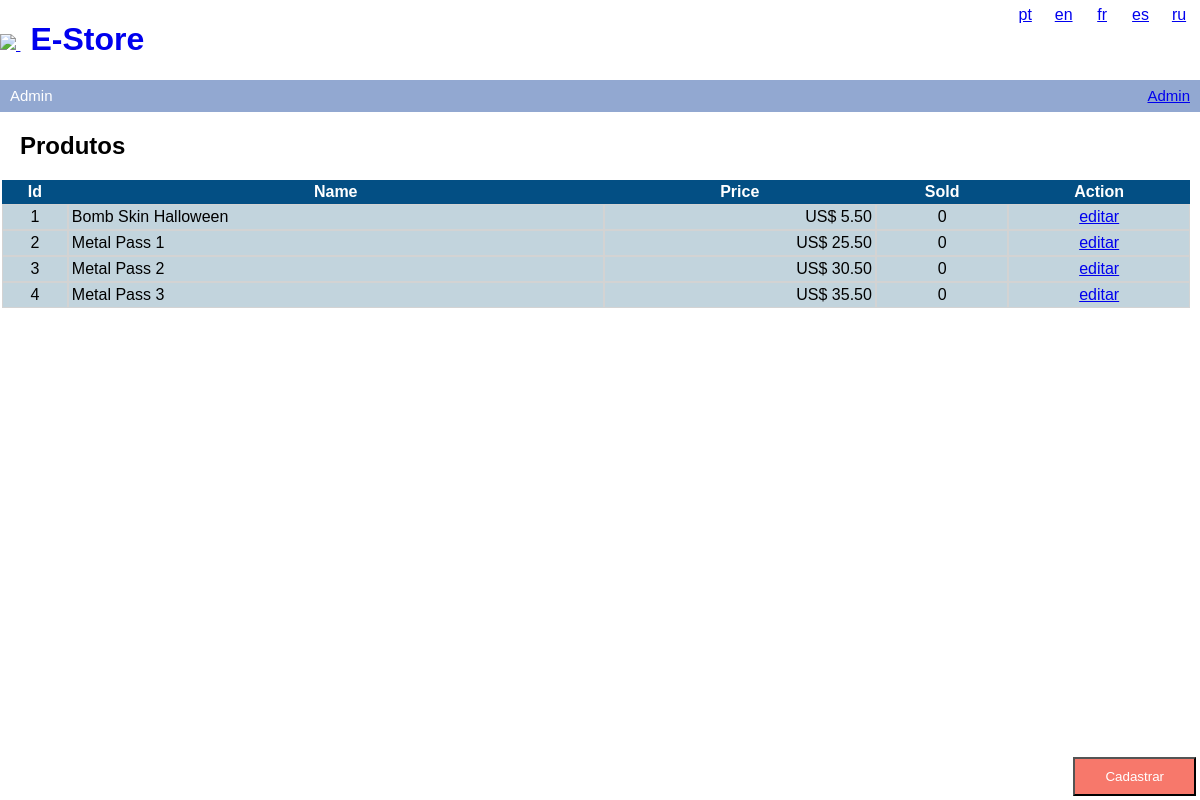
The app's page /admin.php with its own data.
### tables this page shows
CREATE TABLE languages (
	id INT(10) NOT NULL AUTO_INCREMENT,
	code VARCHAR(2) NOT NULL,
	currency VARCHAR(10) NOT NULL,
	decimals VARCHAR(1) NOT NULL,
	thousands VARCHAR(1) NOT NULL,
	PRIMARY KEY (id)
)
COLLATE='utf8_general_ci';

CREATE TABLE products (
	id INT(10) NOT NULL AUTO_INCREMENT,
	name VARCHAR(200) UNIQUE,
	price VARCHAR(200) UNIQUE,
	sale_start DATETIME NULL DEFAULT NULL,
	sale_end DATETIME NULL DEFAULT NULL,
	sale_price VARCHAR(200) DEFAULT NULL,
	PRIMARY KEY (id)
)
COLLATE='utf8_general_ci';

CREATE TABLE tr_varchar (
	id INT(10) NOT NULL AUTO_INCREMENT,
	language_id INT(10) NOT NULL,
	code VARCHAR(200) NOT NULL,
	value VARCHAR(200) NOT NULL,
	PRIMARY KEY (id)
)
COLLATE='utf8_general_ci';

CREATE TABLE tr_float (
	id INT(10) NOT NULL AUTO_INCREMENT,
	language_id INT(10) NOT NULL,
	code VARCHAR(200) NOT NULL,
	value FLOAT NULL NOT NULL,
	PRIMARY KEY (id)
)
COLLATE='utf8_general_ci';

### lib/language.php (called while the page is built, shortened)
<?php
function prefered_language($available_languages, $user_language) {
	$available_languages = array_flip($available_languages);
	$langs = array();
	preg_match_all(
		'~([\w-]+)(?:[^,\d]+([\d.]+))?~',
		strtolower($user_language),
		$matches,
		PREG_SET_ORDER
	);
	foreach ($matches as $match) {
		list($a, $b) = explode('-', $match[1]) + array('', '');
		$value = isset($match[2]) ? (float) $match[2] : 1.0;
		if (isset($available_languages[$match[1]])) {
			$langs[$match[1]] = $value;
			continue;
		}
		if (isset($available_languages[$a])) {
			$langs[$a] = $value - 0.1;
		}
	}
	if ($langs) {
		arsort($langs);
		return key($langs);
	} else {
		return $available_languages[0];
	}
}
$sql = "SELECT * FROM languages";
$result = mysqli_query($conn, $sql);
if (mysqli_num_rows($result) > 0) {
	while ($a = mysqli_fetch_assoc($result)) {
		$languages[$a['code']] = $a;
    }
}
$available_languages = array_keys($languages);
$user_language = $_SESSION['lang'];
$lang = prefered_language($available_languages, strtolower($user_language));

### lib/product.php (called while the page is built, shortened)
<?php
$id = (int) $a['id'];
$sql_name = 'select value from tr_varchar where language_id = ' . $languages[$lang]['id'] . ' and
	code = \'' . $a['name'] . '\' limit 1';
$result_name = mysqli_query($conn, $sql_name);
if (mysqli_num_rows($result_name) > 0) {
    while ($a_name = mysqli_fetch_assoc($result_name)) {
        $name = $a_name['value'];
	}
} else {
	$name = '[not translated]';
}
$price = null;
$sql_price = 'select value from tr_float where language_id = ' . $languages[$lang]['id'] . ' and
	code = \'' . $a['price'] . '\' limit 1';
$result_price = mysqli_query($conn, $sql_price);
if (mysqli_num_rows($result_price) > 0) {
    while ($a_price = mysqli_fetch_assoc($result_price)) {
        $price = $a_price['value'];
	}
}
$price_formatted = $languages[$lang]['currency'] . ' '
	. number_format($price, 2, $languages[$lang]['decimals'], $languages[$lang]['thousands']);
$sold = 0;

### html/admin02.php (the view)
<tr>
	<td style="text-align: center"><?php echo $id; ?></td>
	<td><?php echo $name; ?></td>
	<td style="text-align: right"><?php echo $price_formatted; ?></td>
	<td style="text-align: center"><?php echo $sold; ?></td>
	<td style="text-align: center"><a href="products.php?id=<?php echo $id; ?>">editar</a></td>
</tr>

### html/header.php (shortened to what this page needs)
<?php
include_once(__DIR__ . '/../lib/connection.php');
include_once(__DIR__ . '/../lib/language.php');
?>
<!DOCTYPE html>
<html xmlns="http://www.w3.org/1999/xhtml" lang="pt_BR">
<head>
    <link rel="stylesheet" type="text/css" href="frontend/style.css">
</head>
<body>
    <div id="header">
        <a href="index.php">
            <img src="http://www.hoplon.com/site/img/logo-hoplon.svg"/>
            <h1>E-Store</h1>
        </a>
        <ul id="langs">
            <?php foreach ($languages as $language) { ?>
                <li class="<?php if ($_SESSION['lang'] == $language['code']) { print 'selected'; } ?>">
                    <a href="index.php?lang=<?php echo $language['code']; ?>"><?php echo $language['code']; ?></a>
                </li>
            <?php } ?>
        </ul>
    </div>
    <div id="crambs">
        <span><?php echo $breadcrumbs; ?></span>
        <span class="admin"><a href="admin.php">Admin</a></span>
    </div>
    <div id="content">

### admin.php
<?php
$breadcrumbs = 'Admin';
include('html/header.php');
include('html/admin01.php');
$sql = "SELECT * FROM products";
$result = mysqli_query($conn, $sql);
if (mysqli_num_rows($result) > 0) {
	while ($a = mysqli_fetch_assoc($result)) {
		include('lib/product.php');
		include('html/admin02.php');
    }
}
include('html/admin03.php');
include('html/footer.php');

### frontend/style.css (style rules this page uses)
body { padding: 0px; margin: 0px; font-family: sans-serif; }
#header { height: 10vh; }
#header img { padding-top: 1px; margin-top: 2vh; }
#header h1 { display: inline-block; margin-left: 10px; }
#crambs { font-size: 15px; background-color: #92a8d1; height: 25px; padding-top: 7px; color: white; }
#crambs span { margin-left: 10px; }
#crambs span.admin { float: right; margin-right: 10px; }
.table-list td { background-color: #c2d4dd; padding: 3px; border: 1px solid lightgray; }
#langs { position: fixed; top: 4px; right: 4px; display: inline-block; list-style: none; padding: 0; margin: 0; }
#langs li { display: inline-block; min-width: 30px; min-height: 20px; padding: 2px; text-align: center; background-color: white; }

### records on screen
languages: code "pt"
languages: code "en", price_formatted "US$ 5.50", price_formatted "US$ 25.50", price_formatted "US$ 30.50", price_formatted "US$ 35.50"
languages: code "fr"
languages: code "es"
languages: code "ru"
products: id "1", tr_varchar.value "Bomb Skin Halloween"
products: id "2", tr_varchar.value "Metal Pass 1"
products: id "3", tr_varchar.value "Metal Pass 2"
products: id "4", tr_varchar.value "Metal Pass 3"

### other values on screen
$breadcrumbs "Admin"
